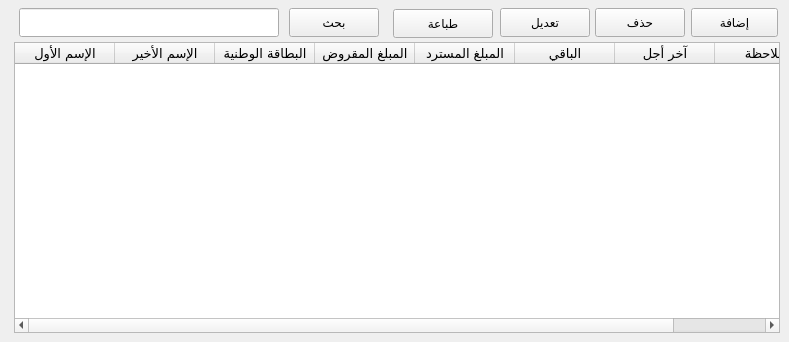
   <widget class="QWidget" name="sellers_tab">
    <attribute name="title">
     <string>الموزعين</string>
    </attribute>
    <widget class="QPushButton" name="add_seller_Button">
     <property name="geometry">
      <rect>
       <x>691</x>
       <y>8</y>
       <width>87</width>
       <height>29</height>
      </rect>
     </property>
     <property name="text">
      <string>إضافة</string>
     </property>
    </widget>
    <widget class="QPushButton" name="searsh_seller_Button">
     <property name="geometry">
      <rect>
       <x>289</x>
       <y>8</y>
       <width>90</width>
       <height>29</height>
      </rect>
     </property>
     <property name="text">
      <string>بحث</string>
     </property>
    </widget>
    <widget class="QTableWidget" name="sellers_table">
     <property name="geometry">
      <rect>
       <x>14</x>
       <y>42</y>
       <width>766</width>
       <height>291</height>
      </rect>
     </property>
     <column>
      <property name="text">
       <string>الإسم الأول</string>
      </property>
      <property name="font">
       <font>
        <family>Dimnah</family>
        <pointsize>10</pointsize>
        <weight>50</weight>
        <italic>false</italic>
        <bold>false</bold>
       </font>
      </property>
     </column>
     <column>
      <property name="text">
       <string>الإسم اﻷخير</string>
      </property>
      <property name="font">
       <font>
        <family>Dimnah</family>
        <pointsize>10</pointsize>
       </font>
      </property>
     </column>
     <column>
      <property name="text">
       <string>البطاقة الوطنية</string>
      </property>
      <property name="font">
       <font>
        <family>Dimnah</family>
        <pointsize>10</pointsize>
       </font>
      </property>
     </column>
     <column>
      <property name="text">
       <string>المبلغ المقروض</string>
      </property>
      <property name="font">
       <font>
        <family>Dimnah</family>
        <pointsize>10</pointsize>
       </font>
      </property>
     </column>
     <column>
      <property name="text">
       <string>المبلغ المسترد</string>
      </property>
      <property name="font">
       <font>
        <family>Dimnah</family>
        <pointsize>10</pointsize>
       </font>
      </property>
     </column>
     <column>
      <property name="text">
       <string>الباقي</string>
      </property>
      <property name="font">
       <font>
        <family>Dimnah</family>
        <pointsize>10</pointsize>
       </font>
      </property>
     </column>
     <column>
      <property name="text">
       <string>آخر أجل</string>
      </property>
      <property name="font">
       <font>
        <family>Dimnah</family>
        <pointsize>10</pointsize>
       </font>
      </property>
     </column>
     <column>
      <property name="text">
       <string>ملاحظة</string>
      </property>
      <property name="font">
       <font>
        <family>Dimnah</family>
        <pointsize>10</pointsize>
       </font>
      </property>
     </column>
    </widget>
    <widget class="QPushButton" name="remove_seller_Button">
     <property name="geometry">
      <rect>
       <x>595</x>
       <y>8</y>
       <width>90</width>
       <height>29</height>
      </rect>
     </property>
     <property name="text">
      <string>حذف</string>
     </property>
    </widget>
    <widget class="QLineEdit" name="searsh_seller_EditText">
     <property name="geometry">
      <rect>
       <x>19</x>
       <y>8</y>
       <width>260</width>
       <height>29</height>
      </rect>
     </property>
    </widget>
    <widget class="QPushButton" name="edit_seller_Button">
     <property name="geometry">
      <rect>
       <x>500</x>
       <y>8</y>
       <width>90</width>
       <height>29</height>
      </rect>
     </property>
     <property name="text">
      <string>تعديل</string>
     </property>
    </widget>
    <widget class="QPushButton" name="searsh_client_Button_5">
     <property name="geometry">
      <rect>
       <x>393</x>
       <y>9</y>
       <width>100</width>
       <height>29</height>
      </rect>
     </property>
     <property name="text">
      <string>طباعة</string>
     </property>
    </widget>
   </widget>
